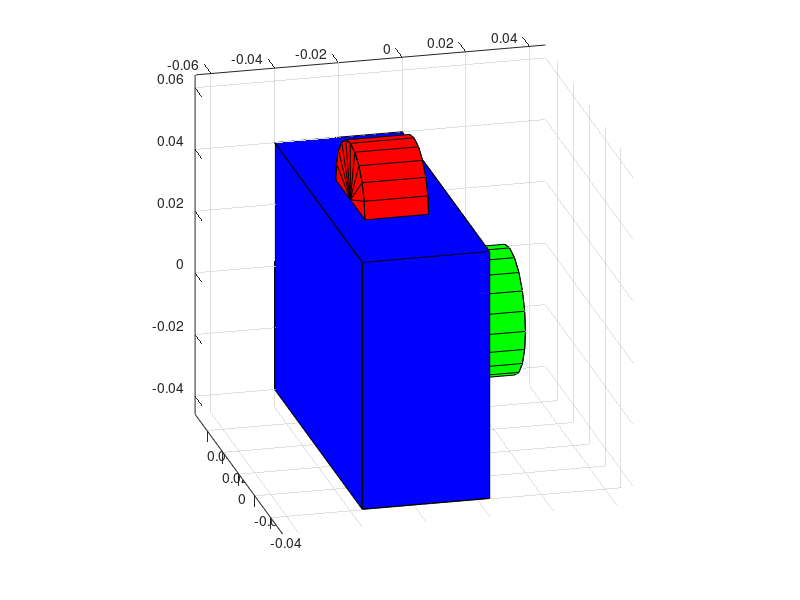

Source code (MATLAB): (Note: this script raises an error after producing the figure.)
function [XYZout,C,body,flash,lens]=cameraicon(v,m)
%CAMERAICON Create camera object for 3D plotting.
%
%[XYZ,C]=cameraicon(v[,m])
%v - vector with camera sizes
%    [w,h,d,l,lr,fr,fd] or
%    [w,h,d] or
%    [s]
%    w  - camera width = -w/2..+w/2. Defaults to 0.11.
%    h  - camera height = -h/2..+h/2. Defaults to 0.08.
%    d  - camera depth = -d..0. Defaults to 0.04;
%    l  - camera lens length = 0..l. Defaults to d/2.
%    lr - lens radius. Defaults to min(w,h)/4.
%    fr - flash radius. Defaults to w/6.
%    fd - flash depth. Defaults to 0.5*d.
%    s  - all sizes are s times their default. Defaults to 1.
%m - should the camera be mirrored in the Z direction? Default: false.
%XYZ,C - array with 3D points such that
%        surf(XYZ(:,:,1),XYZ(:,:,2),XYZ(:,:,3),C) plots the camera.
%        Flash has color==1, lens has color==2, body has color==3.
%
%cameraicon without any return arguments plots the camera.

if (nargin<1), v=1; end
if (nargin<2), m=false; end

if (length(v)==1)
    % Scalar as argument.
    ww=[0.11,0.08,0.04]*v;
else
    % Vector as argument
    ww=v;
end

if (length(ww)<1), w=0.11; else w=ww(1); end
if (length(ww)<2), h=0.08; else h=ww(2); end
if (length(ww)<3), d=0.04; else d=ww(3); end
if (length(ww)<4), l=d/2; else l=w(4); end
if (length(ww)<5), lr=min(w,h)/4; else lr=w(5); end
if (length(ww)<6), fr=w/6; else fr=w(6); end
if (length(ww)<7), fd=d/2; else fd=w(7); end

% Surface separator.
sep=repmat(nan,2,1);

% Unit cube.
boxX=[0,0,1,1,nan,1,1,1,1;
	  0,0,1,1,nan,0,0,0,0];
boxY=[0,1,1,0,nan,1,0,0,1;
	  0,1,1,0,nan,1,0,0,1];
boxZ=[0,0,0,0,nan,1,1,0,0;
	  1,1,1,1,nan,1,1,0,0];

% Scale and position body.
bodyX=(boxX*2-1)*w/2;
bodyY=(boxY*2-1)*h/2;
bodyZ=(boxZ-1)*d;

% Create base cylinder.
[cylX,cylY,cylZ]=cylinder;

% Scale and position.
lensX=cylX*lr;
lensY=cylY*lr;
lensZ=cylZ*l;

% Create lens 'cap'.
lsX=diag([0,1])*lensX;
lsY=diag([0,1])*lensY;
lsZ=lensZ([2,2],:);

% Attach.
lensX=[lensX,sep,lsX];
lensY=[lensY,sep,lsY];
lensZ=[lensZ,sep,lsZ];

% Only keep half the cylinder.
flashX=cylX(:,1:floor(end/2)+1)*fr;
% Put it on top of camera.
flashY=cylY(:,1:floor(end/2)+1)*fr+h/2;
% Make its depth fd*d, and position centered at -d/2.
flashZ=(cylZ(:,1:floor(end/2)+1)*2-1)*fd/2-d/2;

% Create flash 'half-caps'.
fcX=diag([0,1])*flashX;
fcY=diag([0,1])*cylY(:,1:floor(end/2)+1)*fr+h/2;
fcZ1=flashZ([1,1],:);
fcZ2=flashZ([2,2],:);

% Attach half-caps.
flashX=[flashX,sep,fcX,sep,fcX];
flashY=[flashY,sep,fcY,sep,fcY];
flashZ=[flashZ,sep,fcZ1,sep,fcZ2];

if (m)
    bodyZ=-bodyZ;
    lensZ=-lensZ;
    flashZ=-flashZ;
end

% Construct complete 3D array.
XYZ=cat(3,...
		[bodyX,sep,lensX,sep,flashX],...
		[bodyY,sep,lensY,sep,flashY],...
		[bodyZ,sep,lensZ,sep,flashZ]);
    
C=[repmat(3,size(bodyX)+[0,1]),repmat(2,size(lensX)+[0,1]),...
   repmat(1,size(flashX))];

if (nargout<1)
    % No return arguments, visualize camera.
	surf(XYZ(:,:,1),XYZ(:,:,2),XYZ(:,:,3),C);
	colormap(eye(3));
	set(gcf,'renderer','opengl')
	axis equal
	view(3)
	set(gca,'cameraupvector',[0,1,0])
	set(gca,'cameraposition',[-80,30,-20])
	lighting phong
	camlight headlight
	material shiny
	set(gca,'projection','perspective')
	xlabel x
	ylabel y
	zlabel z
else
	XYZout=XYZ;
end

if (nargout>2)
    body=cat(3,bodyX,bodyY,bodyZ);
end

if (nargout>3)
    flash=cat(3,flashX,flashY,flashZ);
end

if (nargout>4)
    lens=cat(3,lensX,lensY,lensZ);
end
